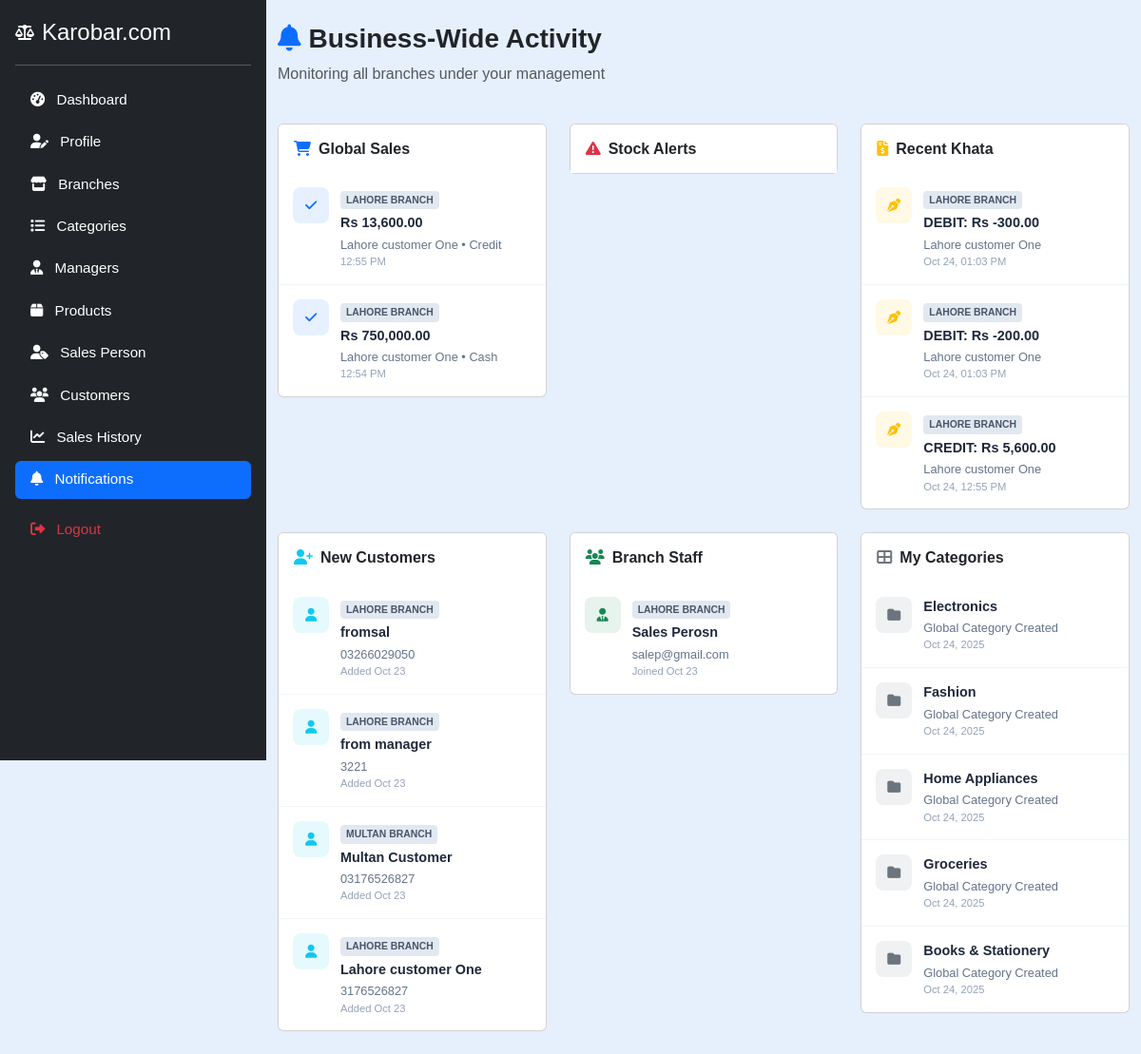
/owner/notifications.php (signed in), run on an earlier commit of the app's database.
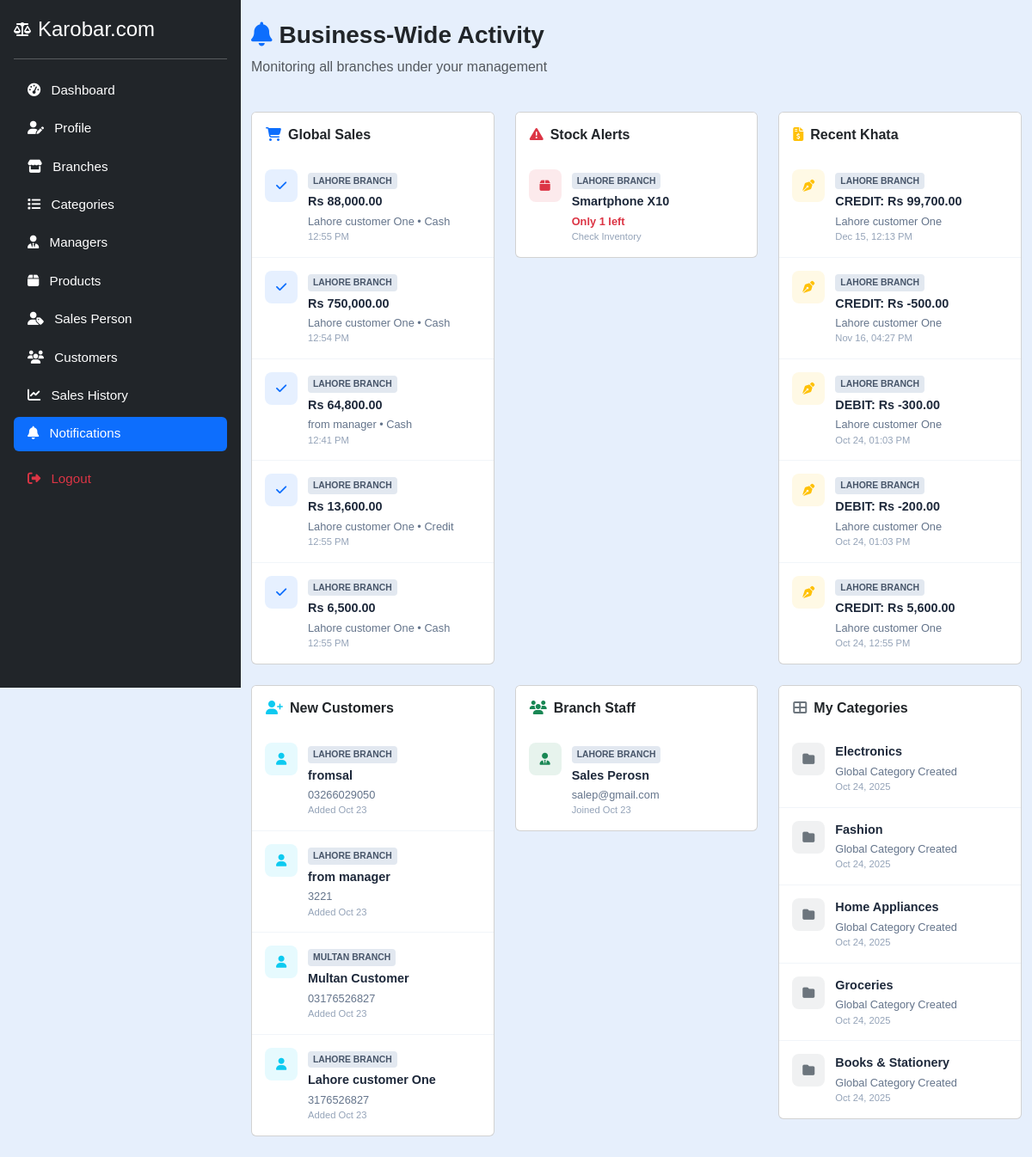
And on a later commit of the database.
### tables this page shows
CREATE TABLE `sales` (
  `id` int(11) NOT NULL,
  `sale_date` datetime DEFAULT current_timestamp(),
  `total_amount` decimal(12,2) NOT NULL,
  `cash_received` decimal(12,2) NOT NULL DEFAULT 0.00,
  `payment_method` enum('Cash','Credit') NOT NULL,
  `branch_id` int(11) DEFAULT NULL,
  `salesperson_id` int(11) DEFAULT NULL,
  `customer_id` int(11) DEFAULT NULL
);

CREATE TABLE `branches` (
  `id` int(11) NOT NULL,
  `owner_id` int(11) NOT NULL,
  `name` varchar(255) NOT NULL,
  `location` varchar(255) NOT NULL,
  `created_at` datetime DEFAULT current_timestamp()
);

CREATE TABLE `customers` (
  `id` int(11) NOT NULL,
  `name` varchar(100) NOT NULL,
  `email` varchar(100) NOT NULL,
  `phone_number` varchar(20) NOT NULL,
  `address` varchar(255) NOT NULL,
  `branch_id` int(11) DEFAULT NULL,
  `created_at` datetime DEFAULT current_timestamp()
);

CREATE TABLE `khata` (
  `id` int(11) NOT NULL,
  `customer_id` int(11) NOT NULL,
  `sale_id` int(11) DEFAULT NULL,
  `amount` decimal(12,2) NOT NULL,
  `cash_received` decimal(12,2) NOT NULL DEFAULT 0.00,
  `type` enum('CREDIT','DEBIT') NOT NULL,
  `created_at` datetime DEFAULT current_timestamp()
);

CREATE TABLE `salespersons` (
  `id` int(11) NOT NULL,
  `name` varchar(100) NOT NULL,
  `email` varchar(100) NOT NULL,
  `password` varchar(255) NOT NULL,
  `branch_id` int(11) DEFAULT NULL,
  `created_at` datetime DEFAULT current_timestamp()
);

CREATE TABLE `categories` (
  `id` int(11) NOT NULL,
  `owner_id` int(11) NOT NULL,
  `name` varchar(255) NOT NULL,
  `created_at` timestamp NOT NULL DEFAULT current_timestamp()
);

CREATE TABLE `products` (
  `id` int(11) NOT NULL,
  `branch_id` int(11) NOT NULL,
  `barcode_id` varchar(100) NOT NULL,
  `name` varchar(255) NOT NULL,
  `description` text DEFAULT NULL,
  `price` decimal(10,2) NOT NULL DEFAULT 0.00,
  `quantity` int(11) NOT NULL DEFAULT 0,
  `low_stock_threshold` int(10) UNSIGNED NOT NULL DEFAULT 0,
  `image` varchar(255) DEFAULT NULL,
  `created_at` datetime DEFAULT current_timestamp(),
  `category_id` int(11) NOT NULL,
  `unit` varchar(50) NOT NULL
);

### owner/notifications.php (the view, shortened to what the changed rows need)
<?php
include('../config.php');
$owner_id = $_SESSION["id"];
$res_sales = $conn->query("
    SELECT s.*, c.name as customer_name, b.name as branch_name
    FROM sales s
    LEFT JOIN customers c ON s.customer_id = c.id
    JOIN branches b ON s.branch_id = b.id
    WHERE b.owner_id = $owner_id
    ORDER BY s.sale_date DESC LIMIT 5
");
$res_stock = $conn->query("
    SELECT p.*, b.name as branch_name
    FROM products p
    JOIN branches b ON p.branch_id = b.id
    WHERE b.owner_id = $owner_id AND p.quantity <= p.low_stock_threshold
    ORDER BY p.quantity ASC LIMIT 5
");
$res_staff = $conn->query("
    SELECT sp.*, b.name as branch_name
    FROM salespersons sp
    JOIN branches b ON sp.branch_id = b.id
    WHERE b.owner_id = $owner_id
    ORDER BY sp.created_at DESC LIMIT 5
");
$res_khata = $conn->query("
    SELECT k.*, c.name as customer_name, b.name as branch_name
    FROM khata k
    JOIN customers c ON k.customer_id = c.id
    JOIN branches b ON c.branch_id = b.id
    WHERE b.owner_id = $owner_id
    ORDER BY k.created_at DESC LIMIT 5
");
$res_cust = $conn->query("
    SELECT c.*, b.name as branch_name
    FROM customers c
    JOIN branches b ON c.branch_id = b.id
    WHERE b.owner_id = $owner_id
    ORDER BY c.created_at DESC LIMIT 5
");
$res_cats = $conn->query("
    SELECT * FROM categories
    WHERE owner_id = $owner_id
    ORDER BY created_at DESC LIMIT 5
");
?>
<!DOCTYPE html>
<html lang="en">
<head>
    <link href="https://cdn.jsdelivr.net/npm/bootstrap@5.3.0/dist/css/bootstrap.min.css" rel="stylesheet">
    <link href="https://cdnjs.cloudflare.com/ajax/libs/font-awesome/6.4.0/css/all.min.css" rel="stylesheet">
</head>
<body>
<?php include('sidebar.php'); ?>
<div class="container py-4">
    <div class="row g-4">
        <div class="col-md-4">
            <div class="card notif-card">
                <div class="card-body p-0">
                    <?php while($s = $res_sales->fetch_assoc()): ?>
                    <div class="notif-item">
                        <div class="icon-box bg-primary bg-opacity-10 text-primary"><i class="fas fa-check small"></i></div>
                        <div>
                            <span class="branch-badge"><?= $s['branch_name'] ?></span>
                            <div class="notif-title">Rs <?= number_format($s['total_amount'],2) ?></div>
                            <div class="notif-sub"><?= $s['customer_name'] ?? 'Walk-in' ?> • <?= $s['payment_method'] ?></div>
                            <div class="time-label"><?= date('h:i A', strtotime($s['sale_date'])) ?></div>
                        </div>
                    </div>
                    <?php endwhile; ?>
                </div>
            </div>
        </div>
        <div class="col-md-4">
            <div class="card notif-card">
                <div class="card-body p-0">
                    <?php while($st = $res_stock->fetch_assoc()): ?>
                    <div class="notif-item">
                        <div class="icon-box bg-danger bg-opacity-10 text-danger"><i class="fas fa-box small"></i></div>
                        <div>
                            <span class="branch-badge"><?= $st['branch_name'] ?></span>
                            <div class="notif-title"><?= htmlspecialchars($st['name']) ?></div>
                            <div class="notif-sub text-danger fw-bold">Only <?= $st['quantity'] ?> left</div>
                            <div class="time-label">Check Inventory</div>
                        </div>
                    </div>
                    <?php endwhile; ?>
                </div>
            </div>
        </div>
        <div class="col-md-4">
            <div class="card notif-card">
                <div class="card-body p-0">
                    <?php while($k = $res_khata->fetch_assoc()): ?>
                    <div class="notif-item">
                        <div class="icon-box bg-warning bg-opacity-10 text-warning"><i class="fas fa-pen-nib small"></i></div>
                        <div>
                            <span class="branch-badge"><?= $k['branch_name'] ?></span>
                            <div class="notif-title"><?= $k['type'] ?>: Rs <?= number_format($k['amount'], 2) ?></div>
                            <div class="notif-sub"><?= htmlspecialchars($k['customer_name']) ?></div>
                            <div class="time-label"><?= date('M d, h:i A', strtotime($k['created_at'])) ?></div>
                        </div>
                    </div>
                    <?php endwhile; ?>
                </div>
            </div>
        </div>
        <div class="col-md-4">
            <div class="card notif-card">
                <div class="card-body p-0">
                    <?php while($c = $res_cust->fetch_assoc()): ?>
                    <div class="notif-item">
                        <div class="icon-box bg-info bg-opacity-10 text-info"><i class="fas fa-user small"></i></div>
                        <div>
                            <span class="branch-badge"><?= $c['branch_name'] ?></span>
                            <div class="notif-title"><?= htmlspecialchars($c['name']) ?></div>
                            <div class="notif-sub"><?= $c['phone_number'] ?></div>
                            <div class="time-label">Added <?= date('M d', strtotime($c['created_at'])) ?></div>
                        </div>
                    </div>
                    <?php endwhile; ?>
                </div>
            </div>
        </div>
        <div class="col-md-4">
            <div class="card notif-card">
                <div class="card-body p-0">
                    <?php while($sp = $res_staff->fetch_assoc()): ?>
                    <div class="notif-item">
                        <div class="icon-box bg-success bg-opacity-10 text-success"><i class="fas fa-user-tie small"></i></div>
                        <div>
                            <span class="branch-badge"><?= $sp['branch_name'] ?></span>
                            <div class="notif-title"><?= htmlspecialchars($sp['name']) ?></div>
                            <div class="notif-sub"><?= $sp['email'] ?></div>
                            <div class="time-label">Joined <?= date('M d', strtotime($sp['created_at'])) ?></div>
                        </div>
                    </div>
                    <?php endwhile; ?>
                </div>
            </div>
        </div>
        <div class="col-md-4">
            <div class="card notif-card">
                <div class="card-body p-0">
                    <?php while($cat = $res_cats->fetch_assoc()): ?>
                    <div class="notif-item">
                        <div class="icon-box bg-secondary bg-opacity-10 text-secondary"><i class="fas fa-folder small"></i></div>
                        <div>
                            <div class="notif-title"><?= htmlspecialchars($cat['name']) ?></div>
                            <div class="notif-sub">Global Category Created</div>
                            <div class="time-label"><?= date('M d, Y', strtotime($cat['created_at'])) ?></div>
                        </div>
                    </div>
                    <?php endwhile; ?>
                </div>
            </div>
        </div>
    </div>
</div>
</body>
</html>

What changed in the data, as far as the page shows it:
added sales: branch.name "LAHORE BRANCH", total_amount "88,000.00", customer.name "Lahore customer One", payment_method "Cash", sale_date "12:55 PM"
changed sales "12:54 PM": moves up the list
added sales: branch.name "LAHORE BRANCH", total_amount "64,800.00", customer.name "from manager", payment_method "Cash", sale_date "12:41 PM"
added sales: branch.name "LAHORE BRANCH", total_amount "6,500.00", customer.name "Lahore customer One", payment_method "Cash", sale_date "12:55 PM"
now on this page (row edited): products: branch.name "LAHORE BRANCH", name "Smartphone X10", quantity "1"
added khata: branches.name "LAHORE BRANCH", type "CREDIT", amount "99,700.00", customer.name "Lahore customer One", created_at "Dec 15, 12:13 PM"
added khata: branches.name "LAHORE BRANCH", type "CREDIT", amount "-500.00", customer.name "Lahore customer One", created_at "Nov 16, 04:27 PM"
